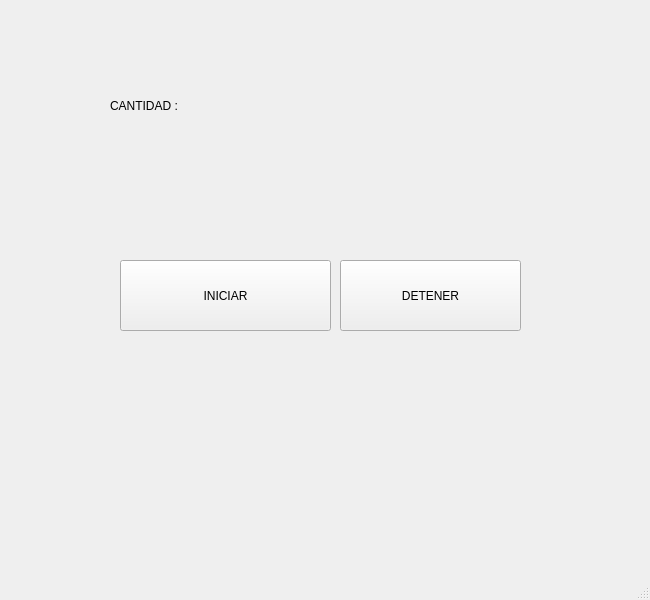
<?xml version="1.0" encoding="UTF-8"?>
<ui version="4.0">
 <class>MainWindow</class>
 <widget class="QMainWindow" name="MainWindow">
  <property name="geometry">
   <rect>
    <x>0</x>
    <y>0</y>
    <width>650</width>
    <height>600</height>
   </rect>
  </property>
  <property name="windowTitle">
   <string>MainWindow</string>
  </property>
  <widget class="QWidget" name="centralwidget">
   <widget class="QLabel" name="label">
    <property name="geometry">
     <rect>
      <x>110</x>
      <y>60</y>
      <width>121</width>
      <height>91</height>
     </rect>
    </property>
    <property name="text">
     <string>CANTIDAD : </string>
    </property>
   </widget>
   <widget class="QLabel" name="display">
    <property name="geometry">
     <rect>
      <x>190</x>
      <y>80</y>
      <width>171</width>
      <height>51</height>
     </rect>
    </property>
    <property name="font">
     <font>
      <family>MS Sans Serif</family>
      <pointsize>14</pointsize>
      <underline>true</underline>
     </font>
    </property>
    <property name="text">
     <string/>
    </property>
   </widget>
   <widget class="QPushButton" name="boton1">
    <property name="geometry">
     <rect>
      <x>120</x>
      <y>260</y>
      <width>211</width>
      <height>71</height>
     </rect>
    </property>
    <property name="text">
     <string>INICIAR</string>
    </property>
   </widget>
   <widget class="QPushButton" name="pushButton">
    <property name="geometry">
     <rect>
      <x>340</x>
      <y>260</y>
      <width>181</width>
      <height>71</height>
     </rect>
    </property>
    <property name="text">
     <string>DETENER</string>
    </property>
   </widget>
  </widget>
  <widget class="QMenuBar" name="menubar">
   <property name="geometry">
    <rect>
     <x>0</x>
     <y>0</y>
     <width>650</width>
     <height>25</height>
    </rect>
   </property>
  </widget>
  <widget class="QStatusBar" name="statusbar"/>
 </widget>
 <resources/>
 <connections/>
</ui>
